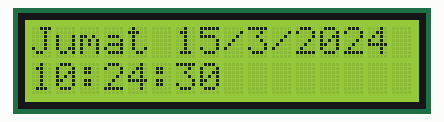
Recording of a sketch running on a simulated Arduino Uno, built with avr-gcc and run on an emulated ATmega328P. On the bench: 16×2 character LCD. The local clock reads 2024-03-15 10:24:30 at power-on unless the sketch sets it.

Above: at 0.1 s.
At 4.3 s:
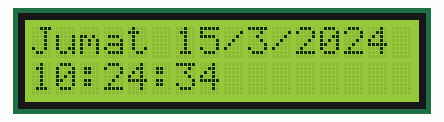
At 9.4 s:
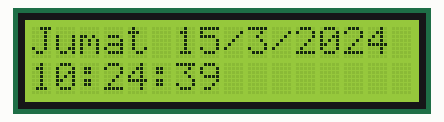
At 18.6 s:
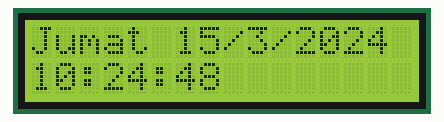
At 27.9 s:
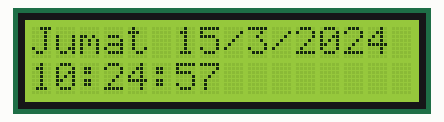
At 38.2 s:
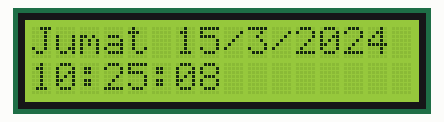

The sketch:

lcdRTC.ino
```cpp
// Percobaan untuk menampilkan informasi waktu
//   pada modul RTC ke LCD

#include <Wire.h>
#include "RTClib.h"
#include "LiquidCrystal_I2C.h"

String namaHari[] =
{
  "Minggu", "Senin", "Selasa", "Rabu",
  "Kamis", "Jumat", "Sabtu"
};

RTC_DS1307 rtc;
LiquidCrystal_I2C lcd(0x27, 16, 2);  // Alamat LCD adalah 0x27
                                     // Mengandung 16 kolom dan
                                     // 2 baris
void setup()
{
  lcd.begin();                      // Inisialisasi LCD
}

void loop()
{
  DateTime kini = rtc.now();
  String baris1, baris2;

  // Baca data di RTC

  baris1 = namaHari[kini.dayOfTheWeek()] + " " +
           String(kini.day()) + "/" +
           String(kini.month()) + "/" +
           String(kini.year());

  lcd.clear();
  lcd.print(baris1);

  baris2 = formatDuaDigit(kini.hour()) + ":" +
           formatDuaDigit(kini.minute()) + ":" +
           formatDuaDigit(kini.second());

  lcd.setCursor(0, 1);
  lcd.print(baris2);

  delay(1000);
}

String formatDuaDigit(int bil)
{
  if (bil < 10 && bil >= 0)
    return ("0" + String(bil));
  else
    return String(bil);
}
```

Measured:
- what the display in image 1 shows lasts 1.0 s, from 4.2 s to 5.2 s
